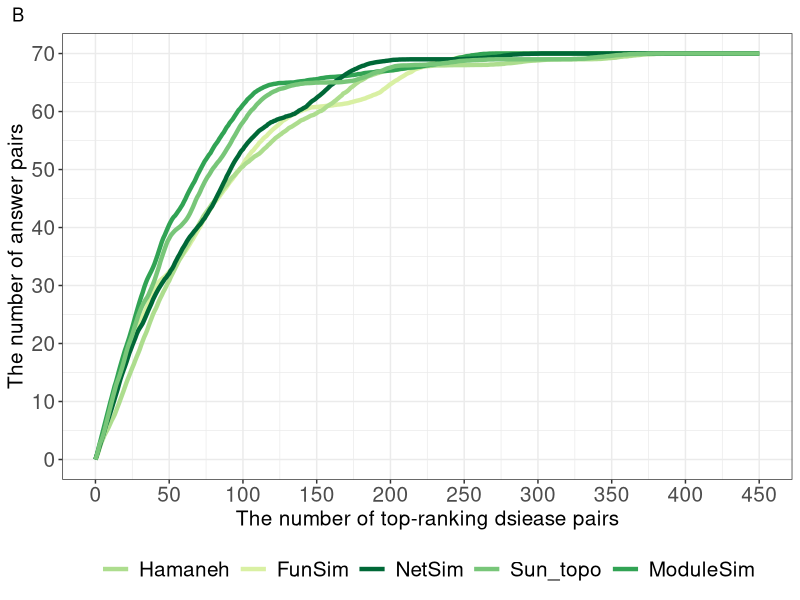

This chart was generated by the following R code:
# ---plot---
library(ggplot2)
library(reshape2)
pairrank <- read.table("data/answerpairs_sh.txt", 
                       header = TRUE, stringsAsFactors = F, sep = '\t')
mpairrank<-melt(pairrank,id=c("rank"))

cbPalette <- c('#addd8e','#d9f0a3', '#006837', '#78c679', '#31a354')
p<-ggplot(data=mpairrank, aes(x=rank, y=value, 
                               group=variable, 
                               colour=variable)) +
  geom_line(size=1.5) + theme_bw() + 
  theme(legend.position="bottom",
        legend.text = element_text(size = 15),
        legend.title = element_blank(),
        legend.key.size = unit(0.8, "cm"), 
        axis.text=element_text(size=15), 
        axis.title=element_text(size=15), 
        plot.title = element_text(hjust = -0.07)) + 
  scale_colour_manual(values = cbPalette, 
                      # name  ="method",
                      breaks=c("Hamaneh", "FunSim", "NetSim", 
                               "Sun_topo", "ModuleSim"),
                      labels=c("Hamaneh", "FunSim", "NetSim", 
                               "Sun_topo", "ModuleSim")) +  
  scale_x_continuous(limits=c(0, 450), breaks = seq(0, 450, 50)) + 
  scale_y_continuous(limits=c(0, 70), breaks = seq(0, 70, 10)) +
  labs(title='B', x='The number of top-ranking dsiease pairs', 
       y='The number of answer pairs')
# ----------